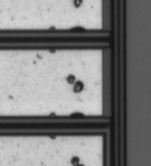
#> input picture input/binary_task1.bmp, 151 x 166 px, found by its file name
$ jupyter execute HW4_new.ipynb
#> lines starting #> are read from the running program, lines starting #| are printed output that depends on the picture; after the words box and inside, x2 and y2 are one past the last pixel; in counts of white or black regions, pixels touching at a corner belong together
[cell 1]
import time
import cv2

import numpy as np

import matplotlib.pyplot as plt

img=cv2.imread(r"C:input\binary_task1.bmp",0)
#> img is the input picture: shape (166, 151); min 19, max 216, mean 126.8

#印出圖片
plt.title("HW4-binary_task1.bmp")
plt.imshow(img,cmap='gray')
plt.show()

[cell 2]
#圖(二)二值化
y1, y2 = 60, 110
x1, x2 = 1, 100
roi = img[y1:y2, x1:x2]
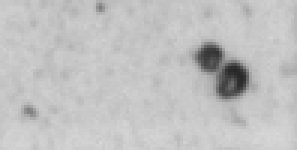
#> roi: shape (50, 99) (shown 3 times larger); min 39, max 216, mean 193
plt.subplot(1,3,1)
plt.title("Original picture-local")
plt.imshow(roi,cmap='gray')
_, binary= cv2.threshold(roi, 115, 255,cv2.THRESH_BINARY_INV )
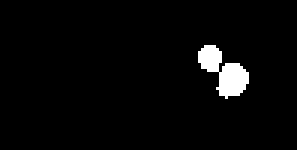
#> binary: shape (50, 99) (shown 3 times larger); 3.1% white; 1 white region, box (x1, y1, x2, y2) and area: (66, 15, 83, 33) 153
plt.subplot(1,3,2)
plt.title("Binary  picture-local")
plt.imshow(binary,cmap='gray')

#圖(一)二值化
y1, y2 = 0, 165
x1, x2 = 1, 100
roi = img[y1:y2, x1:x2]
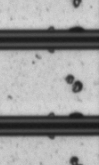
#> roi: shape (165, 99); min 24, max 216, mean 155.3
plt.subplot(3,3,1)
plt.title("Original picture")
plt.imshow(roi,cmap='gray')
_, binary = cv2.threshold(roi, 115, 255, cv2.THRESH_BINARY_INV )
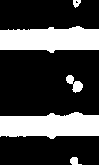
#> binary: shape (165, 99); 27.4% white; 5 white regions
plt.subplot(3,3,2)
plt.title("Binary  picture")
plt.imshow(binary,cmap='gray')


'''
#ef
kernel = np.ones((5,5), np.uint8)
eroded_img = cv2.erode(binary, kernel, iterations=1)
kernel = np.ones((5,5), np.uint8)
dilated_img = cv2.dilate(eroded_img, kernel, iterations=1)
plt.subplot(1,3,3)
plt.imshow(dilated_img,cmap='gray')
plt.show()
'''

[cell 3]
At_NUM=0
pad_num=1
contours, _ = cv2.findContours(binary, cv2.RETR_TREE, cv2.CHAIN_APPROX_SIMPLE)
#> contours = 6 contours, 1 with area under 20; largest, box (x1, y1, x2, y2) and area: (0, 26, 99, 53) 1994, (0, 112, 99, 139) 1981, (66, 75, 83, 93) 124, (70, 157, 82, 165) 45, (73, 0, 81, 8) 35

#篩pad設面積大小
pads = [cnt for cnt in contours if 20 < cv2.contourArea(cnt) < 800]
#> pads = 3 contours; box (x1, y1, x2, y2) and area: (66, 75, 83, 93) 124, (70, 157, 82, 165) 45, (73, 0, 81, 8) 35
result = cv2.cvtColor(roi, cv2.COLOR_GRAY2BGR)
At_NUM=0
pad_num=1
for cnt in pads:
    pad_num=pad_num+1
    A=cv2.contourArea(cnt)
    At_NUM+=A
    cv2.drawContours(result, [cnt], -1, (0,255,0), 1) #在result上畫結果
#> this loop made 3 passes
#> (A, At_NUM) on passes 1 to 3: (45, 45), (124.5, 169.5), (35, 204.5)
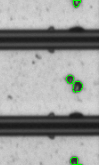
#> result: shape (165, 99, 3); mean B, G, R 154.7, 156.3, 154.7
#> after the loop, At_NUM = 204.5; pad_num = 4
if At_NUM!=0:
    print(" Area of All Pad:", At_NUM)
#|  Area of All Pad: 204.5
    print(" Number of Pads is:", pad_num)
#|  Number of Pads is: 4

    final = cv2.cvtColor(img, cv2.COLOR_GRAY2BGR)
    final[y1:y2, x1:x2] = result
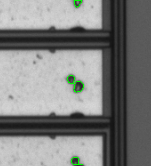
#> final: shape (166, 151, 3); 0.41% of pixels changed, all inside (x1, y1, x2, y2) = (67, 0, 84, 165)

    plt.imshow(cv2.cvtColor(final, cv2.COLOR_BGR2RGB))
    plt.title("HW4-result")
    plt.show()
else:
    #沒找到任何Pad
    print("No pad in the picture")

$ run again, with input/cropHSV_blue.jpg saved as input/binary_task1.bmp
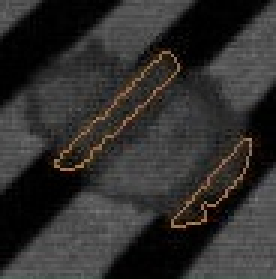
#> input picture input/cropHSV_blue.jpg, 92 x 93 px, found by its file name (shown 3 times larger)
#> `_, binary= cv2.threshold(roi, 115, 255,cv2.THRESH_BINARY_INV )`:
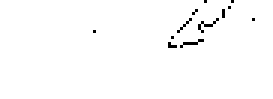
#> binary: shape (33, 91) (shown 3 times larger); 98.8% white; black in thin lines or dots, all inside (x1, y1, x2, y2) = (31, 0, 85, 16)
#> `_, binary = cv2.threshold(roi, 115, 255, cv2.THRESH_BINARY_INV )`:
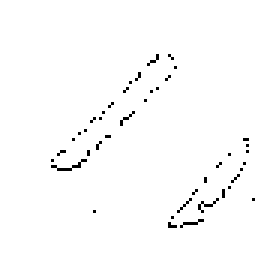
#> binary: shape (93, 91) (shown 3 times larger); 98.7% white; black in thin lines or dots, all inside (x1, y1, x2, y2) = (17, 18, 85, 76)
#> contours = 75 contours, 74 with area under 20; largest, box (x1, y1, x2, y2) and area: (0, 0, 91, 93) 8280
#> pads = []
#> after the loop `for cnt in pads:`: At_NUM = 0; pad_num = 1
